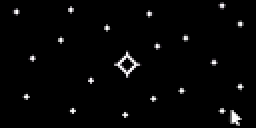
#> input picture Codigos/telinha/frames/ezgif-frame-001.png, 128 x 64 px (shown 2 times larger); its folder holds 4 pictures in this run
$ python conversor.py
#> lines starting #> are read from the running program, lines starting #| are printed output that depends on the picture; after the words box and inside, x2 and y2 are one past the last pixel; in counts of white or black regions, pixels touching at a corner belong together
import os
import re
from PIL import Image

PASTA_IMAGENS = "frames"

frames_bytes = []
largura_final = None
altura_final = None

# Função para ordenar numericamente (ex: frame_2 antes de frame_10)
def chave_ordenacao(nome):
    numeros = re.findall(r"\d+", nome)
    return int(numeros[-1]) if numeros else nome

arquivos = [f for f in os.listdir(PASTA_IMAGENS) if f.lower().endswith(".png")]
if not arquivos:
    print(f"Nenhum arquivo .png encontrado na pasta '{PASTA_IMAGENS}'.")
    exit()

arquivos.sort(key=chave_ordenacao)

for nome_arquivo in arquivos:
    caminho = os.path.join(PASTA_IMAGENS, nome_arquivo)
    img = Image.open(caminho).convert("1")
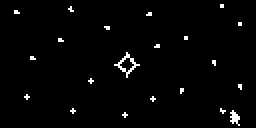
#> img: PIL image 128x64 1 (shown 2 times larger); 1.9% white in thin lines or dots, all inside (x1, y1, x2, y2) = (7, 2, 121, 63)
    w, h = img.size
#> w = 128; h = 64

    # Define a resolução base pelo primeiro frame e valida os seguintes
    if largura_final is None:
        largura_final, altura_final = w, h
#> largura_final = 128; altura_final = 64
#> pass 3 of the loop `for nome_arquivo in arquivos:`:
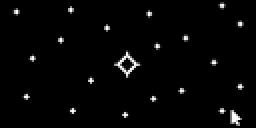
#> input picture Codigos/telinha/frames/ezgif-frame-003.png, 128 x 64 px (shown 2 times larger)
#> `img = Image.open(caminho).convert("1")`:
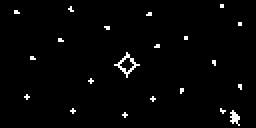
#> img: PIL image 128x64 1 (shown 2 times larger); 1.9% white in thin lines or dots, all inside (x1, y1, x2, y2) = (7, 2, 121, 63)
#> the loop made 4 passes; the first 3 are shown
    elif (w, h) != (largura_final, altura_final):
        print(f"Aviso: {nome_arquivo} tem tamanho {w}x{h}, esperado {largura_final}x{altura_final}. Redimensionando...")
        img = img.resize((largura_final, altura_final))

    # img.tobytes() gera os bytes no padrão exato do MONO_HLSB
    frames_bytes.append(img.tobytes())

# Grava o arquivo para ser transferido à Pico
with open("animacao.py", "w") as f:
    f.write(f"LARGURA = {largura_final}\n")
    f.write(f"ALTURA = {altura_final}\n")
    f.write(f"FRAMES = {repr(frames_bytes)}\n")

bytes_por_frame = len(frames_bytes[0])
total_kb = (bytes_por_frame * len(frames_bytes)) / 1024

print(f"Sucesso! {len(frames_bytes)} frames convertidos em 'animacao.py'.")
print(f"Resolução: {largura_final}x{altura_final} | Tamanho total dos frames: {total_kb:.2f} KB")
